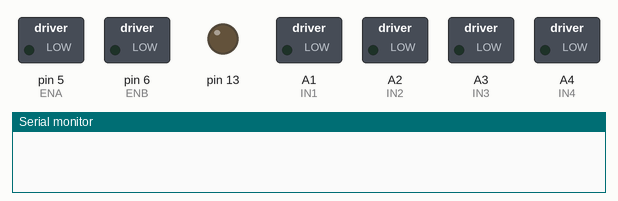
A sketch run on a simulated Arduino Uno, built with avr-gcc and run on an emulated ATmega328P. Parts: switched loads named in the sketch (green lamp = pin HIGH), output pins drawn as LEDs (lit = HIGH), the last lines printed to the serial monitor. The modem accepts every AT command (registered, SIM ready, sends succeed) and sends nothing else.

Above: at 0.1 s.
At 17.3 s:
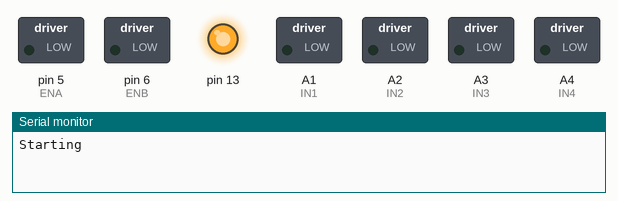
Timing chart, 0 to 19.5 s (numbered marks = the images above):
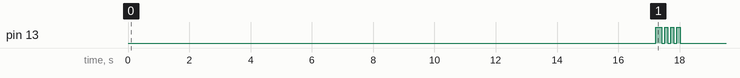

The sketch:

main_wifi.ino
```cpp
// (licence header left out)
#include "motor_ctrl.h"
#include "wifi_com.h"


void setup() {
  pinMode(13, OUTPUT);
  digitalWrite(13, LOW);
  Serial.begin(9600);
  wifi_init();
  delay(100);
  Serial.println("Starting");
  digitalWrite(13, HIGH);

  motor_init();
  delay(200);
  digitalWrite(13, LOW);
  delay(100);
  digitalWrite(13, HIGH);
  delay(100);
  digitalWrite(13, LOW);
  delay(100);
  digitalWrite(13, HIGH);
  delay(100);
  digitalWrite(13, LOW);
  delay(100);
  digitalWrite(13, HIGH);
  delay(100);
  digitalWrite(13, LOW);
  delay(100);
  Serial.println("Started");
}

void loop() {

  static int power = 60;
  static unsigned long time1;
  int cmd = get_cmd();

  switch (cmd) {
    case 10 :// Toggle LED
      digitalWrite(13, !digitalRead(13));
      break;
    case 17 : //NW
      motor_free(LEFT_MOTOR  );
      motor_run(RIGHT_MOTOR , power);
      break;
    case 18 ://Forward
      motor_run(LEFT_MOTOR  , power);
      motor_run(RIGHT_MOTOR , power);
      break;
    case 19 ://NE
      motor_run(LEFT_MOTOR  , power);
      motor_free(RIGHT_MOTOR );
      break;
    case 14 ://Left
      motor_run(LEFT_MOTOR  , -power);
      motor_run(RIGHT_MOTOR , power);
      break;
    case 15 ://STOP
      motor_free(LEFT_MOTOR  );
      motor_free(RIGHT_MOTOR );
      break;
    case 16 ://Right
      motor_run(LEFT_MOTOR  , power);
      motor_run(RIGHT_MOTOR , -power);
      break;
    case 11 ://SW
      motor_free(LEFT_MOTOR  );
      motor_run(RIGHT_MOTOR , -power);
      break;
    case 12 ://Backward
      motor_run(LEFT_MOTOR  , -power);
      motor_run(RIGHT_MOTOR , -power);
      break;
    case 13 ://SE
      motor_run(LEFT_MOTOR  , -power);
      motor_free(RIGHT_MOTOR );
      break;
    default :
      if (cmd >= 20 && cmd < 30){
        power = 60 + 4 * (cmd - 20);
      Serial.println(power);
      }
      break;
  }
  if ((cmd > 10) && (cmd < 20)) {
    time1 = millis();
  }

  if (cmd != 100)
    Serial.println(cmd);


  if ((millis() - time1) > 3000) {
    motor_free(LEFT_MOTOR  );
    motor_free(RIGHT_MOTOR );
  }
  //delay(100);


}
```

battery_lvl.cpp
```cpp
// (licence header left out)
#include "battery_lvl.h"

#define BATTERY_C1  A0
#define BATTERY_C2  A1
#define BATTERY_C3  A2

#define VMIN_CELL 3.6
#define VLOW_CELL 3.7
#define VMAX_CELL 4.2

#define VMIN_BATT VMIN_CELL * 3
#define VLOW_BATT VLOW_CELL * 3
#define VMAX_BATT VMAX_CELL * 3

float cell_voltage(uint8_t  PIN) {
  return (float)analogRead(PIN) * 5.0 / 1023.0;
}

float battery_voltage() {
  return cell_voltage(BATTERY_C1) + cell_voltage(BATTERY_C2) + cell_voltage(BATTERY_C3);
}

int battery_perc() {
  return ( (battery_voltage() - VMIN_BATT) / (VMIN_BATT - VMAX_BATT) ) * 100.0;
}


bool battery_low() {
  return (cell_voltage(BATTERY_C1) < VLOW_CELL) || (cell_voltage(BATTERY_C2) < VLOW_CELL) || (cell_voltage(BATTERY_C3) < VLOW_CELL);
}
```

battery_lvl.h
```cpp
// (licence header left out)
#ifndef BATTERY_LVL_H
#define BATTERY_LVL_H

#include <Arduino.h>

float cell_voltage(uint8_t  PIN);
float battery_voltage();
int battery_perc();
bool battery_low();


#endif
```

led_ctrl.cpp
```cpp
// (licence header left out)
#include "led_ctrl.h"

#define LED1 9
#define LED2 10
#define LED3 8
#define LED4 12
#define LED5 11
#define LED6 7
#define TIME 25

void led_init() {
  pinMode(LED1, OUTPUT);
  pinMode(LED2, OUTPUT);
  pinMode(LED3, OUTPUT);
  pinMode(LED4, OUTPUT);
  pinMode(LED5, OUTPUT);
  pinMode(LED6, OUTPUT);

  digitalWrite(LED1, LOW);
  digitalWrite(LED2, LOW);
  digitalWrite(LED3, LOW);
  digitalWrite(LED4, LOW);
  digitalWrite(LED5, LOW);
  digitalWrite(LED6, LOW);
}

void led_off() {
  digitalWrite(LED1, LOW);
  digitalWrite(LED2, LOW);
  digitalWrite(LED3, LOW);
  digitalWrite(LED4, LOW);
  digitalWrite(LED5, LOW);
  digitalWrite(LED6, LOW);
}

void led_blink() {
  digitalWrite(LED1, HIGH);
  digitalWrite(LED2, HIGH);
  digitalWrite(LED3, HIGH);
  digitalWrite(LED4, HIGH);
  digitalWrite(LED5, HIGH);
  digitalWrite(LED6, HIGH);
  delay(TIME);
  digitalWrite(LED1, LOW);
  digitalWrite(LED6, LOW);
  delay(TIME);
  digitalWrite(LED2, LOW);
  digitalWrite(LED5, LOW);
  delay(TIME);
  digitalWrite(LED3, LOW);
  digitalWrite(LED4, LOW);
  delay(TIME);
  digitalWrite(LED3, HIGH);
  digitalWrite(LED4, HIGH);
  delay(TIME);
  digitalWrite(LED2, HIGH);
  digitalWrite(LED5, HIGH);
  delay(TIME);
  digitalWrite(LED1, HIGH);
  digitalWrite(LED6, HIGH);
}
```

led_ctrl.h
```cpp
// (licence header left out)
#ifndef LED_CTRL_H
#define LED_CTRL_H

#include <Arduino.h>

void led_init();
void led_off();
void led_blink();

#endif
```

motor_ctrl.cpp
```cpp
// (licence header left out)
#include "motor_ctrl.h"

void motor_init() {
  pinMode(ENA, OUTPUT);
  pinMode(ENB, OUTPUT);
  pinMode(IN1, OUTPUT);
  pinMode(IN2, OUTPUT);
  pinMode(IN3, OUTPUT);
  pinMode(IN4, OUTPUT);

  motor_free(LEFT_MOTOR);
  motor_free(RIGHT_MOTOR);

  analogWrite(ENA , 0);
  analogWrite(ENB , 0);
}

void motor_control(int command) {
  switch (command) {
    case 0 :
      break;
    case 1 :
      break;
    case 2 :
      break;
    case 3 :
      break;
    case 4 :
      break;
    case 5 :
      break;
  }
}

void motor_run(bool right_motor , int power) {
  if (right_motor) {
    digitalWrite(IN1 , (power > 0));
    digitalWrite(IN2 , (power < 0));
    analogWrite(ENA , int( float(abs(power)) * 255.0 / 100.0));
  } else {
    digitalWrite(IN3 , (power > 0));
    digitalWrite(IN4 , (power < 0));
    analogWrite(ENB , int( float(abs(power)) * 255.0 / 100.0));
  }
}


void motor_forward(bool right_motor , int power) {
  if (right_motor) {
    digitalWrite(IN1 , HIGH);
    digitalWrite(IN2 , LOW);
    analogWrite(ENA , power * 255 / 100);
  } else {
    digitalWrite(IN3 , HIGH);
    digitalWrite(IN4 , LOW);
    analogWrite(ENB , power * 255 / 100);
  }
}

void motor_backward(bool right_motor, int power) {
  if (right_motor) {
    digitalWrite(IN1 , LOW);
    digitalWrite(IN2 , HIGH);
    analogWrite(ENA , power * 255 / 100);
  } else {
    digitalWrite(IN3 , LOW);
    digitalWrite(IN4 , HIGH);
    analogWrite(ENB , power * 255 / 100);
  }
}

void motor_free(bool right_motor) {
  if (right_motor) {
    digitalWrite(IN1 , LOW);
    digitalWrite(IN2 , LOW);
    analogWrite(ENA , 0);
  } else {
    digitalWrite(IN3 , LOW);
    digitalWrite(IN4 , LOW);
    analogWrite(ENB , 0);
  }
}

void motor_brake(bool right_motor, int power) {
  if (right_motor) {
    digitalWrite(IN1 , HIGH);
    digitalWrite(IN2 , HIGH);
    analogWrite(ENA , power * 255 / 100);
  } else {
    digitalWrite(IN3 , HIGH);
    digitalWrite(IN4 , HIGH);
    analogWrite(ENB , power * 255 / 100);
  }
}
```

motor_ctrl.h
```cpp
// (licence header left out)
#ifndef MOTOR_CTRL_H
#define MOTOR_CTRL_H

#include <Arduino.h>

#define ENA 5
#define ENB 6
#define IN1 A1
#define IN2 A2
#define IN3 A3
#define IN4 A4

#define LEFT_MOTOR  0
#define RIGHT_MOTOR 1


void motor_init();

void motor_control(int command);

void motor_run(bool right_motor , int power);
void motor_forward(bool right_motor , int power);
void motor_backward(bool right_motor, int power);
void motor_brake(bool right_motor, int power);
void motor_free(bool right_motor);

#endif
```

wifi_com.cpp
```cpp
// (licence header left out)
#include "wifi_com.h"
#include <SoftwareSerial.h>
#define DEBUG false

SoftwareSerial esp8266(2, 3);

String sendData(String command, const int timeout, boolean debug);

void wifi_init() {

  esp8266.begin(9600); // your esp's baud rate might be different
  /*
    sendData("AT+RST\r\n",2000,DEBUG); // reset module
    sendData("AT+CWMODE=2\r\n",1000,DEBUG); // configure as access point
    sendData("AT+CIFSR\r\n",1000,DEBUG); // get ip address
    sendData("AT+CIPMUX=1\r\n",1000,DEBUG); // configure for multiple connections
    sendData("AT+CIPSERVER=1,80\r\n",1000,DEBUG); // turn on server on port 80
  */
  sendData("AT+RST\r\n", 3000, DEBUG); // reset module
  sendData("AT+CWMODE=1\r\n", 1000, DEBUG); // configure as wifi client
  sendData("AT+CWJAP=\"YOUR_WIFI_SSID\",\"YOUR_WIFI_PASSWORD\"\r\n", 10000, DEBUG); // configure as wifi client
  sendData("AT+CIFSR\r\n", 1000, DEBUG); // get ip address
  sendData("AT+CIPMUX=1\r\n", 1000, DEBUG); // configure for multiple connections
  sendData("AT+CIPSERVER=1,80\r\n", 1000, DEBUG); // turn on server on port 80
}

int get_cmd() {
  if(esp8266.available()) // check if the esp is sending a message
  {

    if(esp8266.find("+IPD,"))
    {
     delay(100); // wait for the serial buffer to fill up (read all the serial data)
     // get the connection id so that we can then disconnect
     int connectionId = esp8266.read()-48; // subtract 48 because the read() function returns
                                           // the ASCII decimal value and 0 (the first decimal number) starts at 48

     esp8266.find("cmd="); // advance cursor to "pin="
     int cmd = (esp8266.read()-48)*10;
     cmd +=  (esp8266.read()-48);

     // make close command
     String closeCommand = "AT+CIPCLOSE=";
     closeCommand+=connectionId; // append connection id
     closeCommand+="\r\n";

     sendData(closeCommand,10,DEBUG); // close connection

     return cmd;

    }
    return 100;
  }
  return 100;
}


/*
  Name: sendData
  Description: Function used to send data to ESP8266.
  Params: command - the data/command to send; timeout - the time to wait for a response; debug - print to Serial window?(true = yes, false = no)
  Returns: The response from the esp8266 (if there is a reponse)
*/
String sendData(String command, const int timeout, boolean debug)
{
  String response = "";

  esp8266.print(command); // send the read character to the esp8266

  long int time = millis();

  while ( (time + timeout) > millis())
  {
    while (esp8266.available())
    {

      // The esp has data so display its output to the serial window
      char c = esp8266.read(); // read the next character.
      response += c;
    }
  }

  if (debug)
  {
    Serial.print(response);
  }

  return response;
}
```

wifi_com.h
```cpp
// (licence header left out)
#ifndef WIFI_COM_H
#define WIFI_COM_H

#include <Arduino.h>

#define NW_SSID \"YOUR_WIFI_SSID\"
#define NW_PASS \"YOUR_WIFI_PASSWORD\"

void wifi_init();

int get_cmd();

#endif
```
